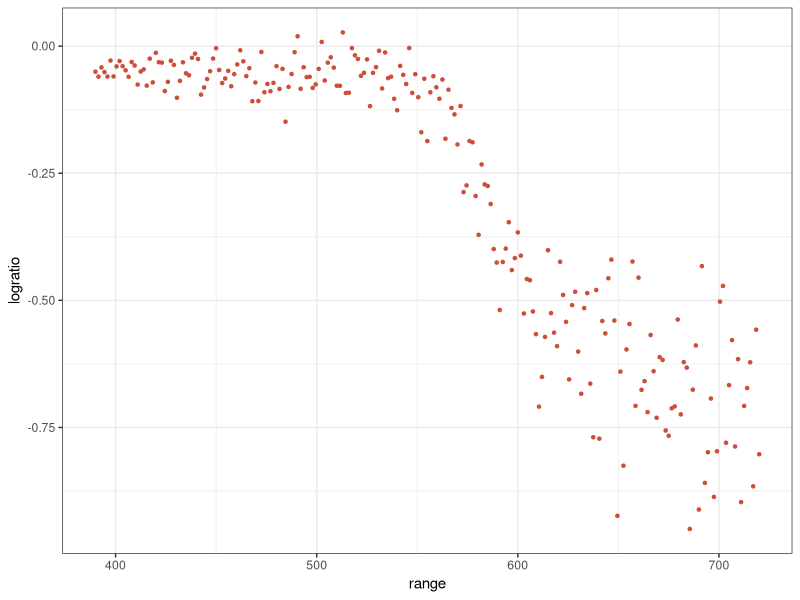
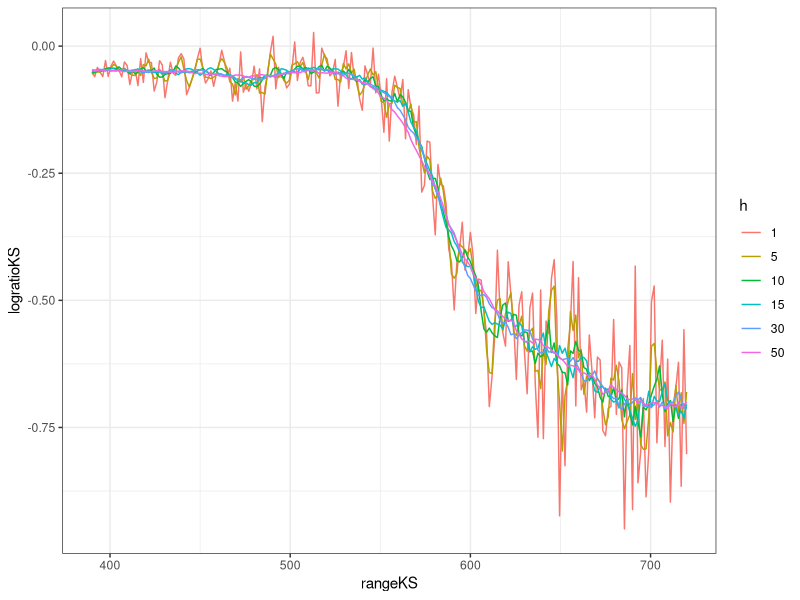
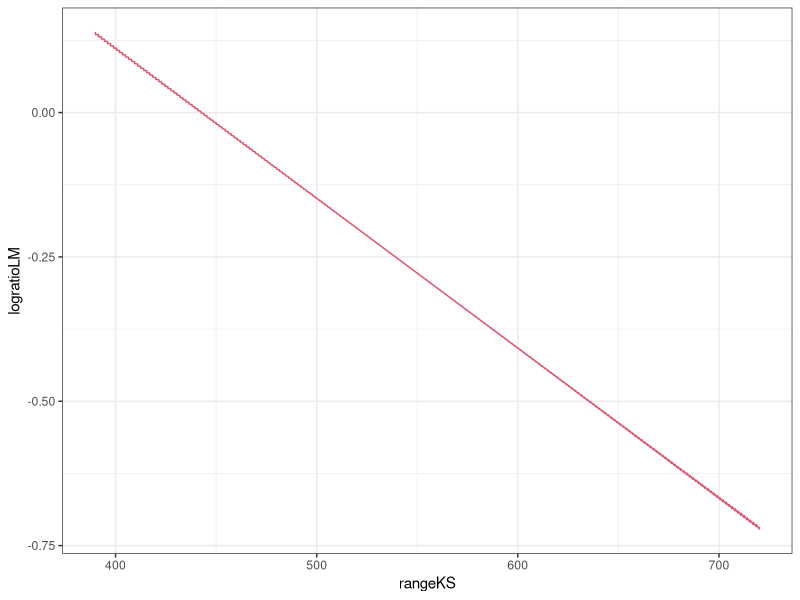
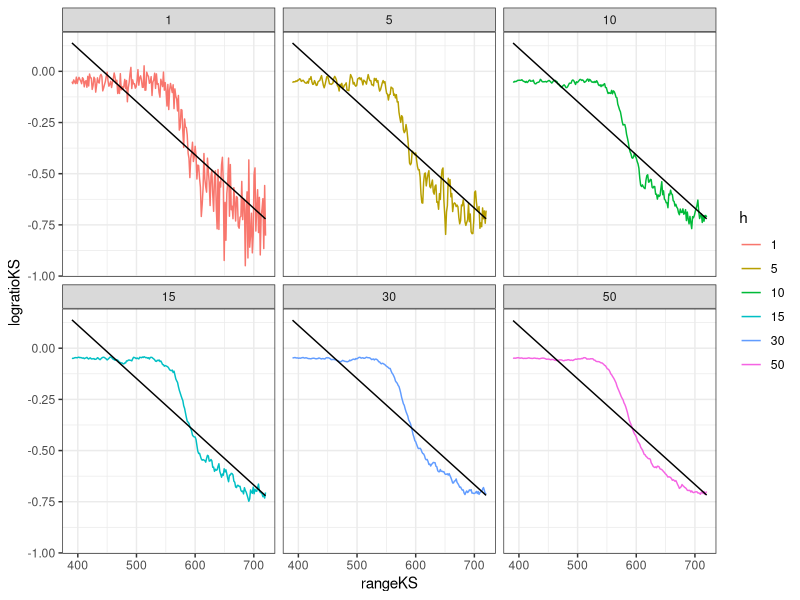

Source code (R) for these figures, in order: (Note: this script raises an error after producing the figures.)
library(data.table)
library(ggplot2)
DT <- fread("data/lidar.txt", sep=" ") |> setnames(old="int.conc",new="logratio")

ggplot(DT)+geom_point(aes(x=range,y=logratio),pch=20,color="tomato3")  +theme_bw()


NW <- NULL
for(h in c(1,5,10,15,30,50)){
  K <- ksmooth(x=DT$range,y=DT$logratio,bandwidth = h)
  MODEL <- lm(data=K, formula = y ~ x)
  NW <- rbindlist(list(NW,data.table(h=h,rangeKS=K$x,logratioKS=K$y,logratioLM=predict(MODEL))))
}

ggplot(NW[,h:=as.factor(h)])+ geom_line(aes(x=rangeKS,y=logratioKS,color=h)) +theme_bw()

ggplot(NW[,h:=as.factor(h)])+ geom_line(aes(x=rangeKS,y=logratioLM),color=h)  +theme_bw()


ggplot(NW[,h:=as.factor(h)])+ geom_line(aes(x=rangeKS,y=logratioKS,color=h))+ geom_line(aes(x=rangeKS,y=logratioLM)) + facet_wrap(~h) +theme_bw() 


# DTS <- ksmooth(x=DT$x,y=DT$y,bandwidth = 10) |> as.data.table() |> setnames(old=c("x","y"),new=c("xs","ys"))
DTS[,h:=10]
